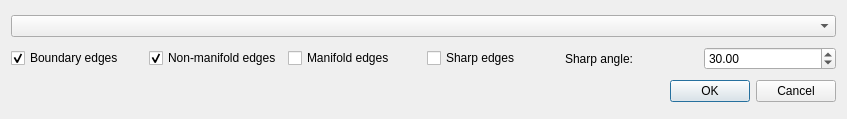
<?xml version="1.0" encoding="UTF-8"?>
<ui version="4.0">
 <class>FeatureEdgesDlg</class>
 <widget class="QDialog" name="FeatureEdgesDlg">
  <property name="geometry">
   <rect>
    <x>0</x>
    <y>0</y>
    <width>847</width>
    <height>119</height>
   </rect>
  </property>
  <property name="windowTitle">
   <string>Visualize feature edges</string>
  </property>
  <layout class="QVBoxLayout" name="verticalLayout">
   <item>
    <widget class="QComboBox" name="selectedObjectCB"/>
   </item>
   <item>
    <layout class="QHBoxLayout" name="horizontalLayout">
     <item>
      <widget class="QCheckBox" name="boundaryEdgeChk">
       <property name="text">
        <string>Boundary edges</string>
       </property>
       <property name="checked">
        <bool>true</bool>
       </property>
      </widget>
     </item>
     <item>
      <widget class="QCheckBox" name="nonmanifoldChk">
       <property name="text">
        <string>Non-manifold edges</string>
       </property>
       <property name="checked">
        <bool>true</bool>
       </property>
      </widget>
     </item>
     <item>
      <widget class="QCheckBox" name="manifoldChk">
       <property name="text">
        <string>Manifold edges</string>
       </property>
      </widget>
     </item>
     <item>
      <widget class="QCheckBox" name="sharpedgesChk">
       <property name="text">
        <string>Sharp edges</string>
       </property>
      </widget>
     </item>
     <item>
      <widget class="QLabel" name="label">
       <property name="text">
        <string>Sharp angle:</string>
       </property>
      </widget>
     </item>
     <item>
      <widget class="QDoubleSpinBox" name="sharpAngleSpin">
       <property name="maximum">
        <double>360.000000000000000</double>
       </property>
       <property name="value">
        <double>30.000000000000000</double>
       </property>
      </widget>
     </item>
    </layout>
   </item>
   <item>
    <widget class="QDialogButtonBox" name="buttonBox">
     <property name="orientation">
      <enum>Qt::Horizontal</enum>
     </property>
     <property name="standardButtons">
      <set>QDialogButtonBox::Cancel|QDialogButtonBox::Ok</set>
     </property>
    </widget>
   </item>
  </layout>
 </widget>
 <resources/>
 <connections>
  <connection>
   <sender>buttonBox</sender>
   <signal>accepted()</signal>
   <receiver>FeatureEdgesDlg</receiver>
   <slot>accept()</slot>
   <hints>
    <hint type="sourcelabel">
     <x>248</x>
     <y>254</y>
    </hint>
    <hint type="destinationlabel">
     <x>157</x>
     <y>274</y>
    </hint>
   </hints>
  </connection>
  <connection>
   <sender>buttonBox</sender>
   <signal>rejected()</signal>
   <receiver>FeatureEdgesDlg</receiver>
   <slot>reject()</slot>
   <hints>
    <hint type="sourcelabel">
     <x>316</x>
     <y>260</y>
    </hint>
    <hint type="destinationlabel">
     <x>286</x>
     <y>274</y>
    </hint>
   </hints>
  </connection>
 </connections>
</ui>
